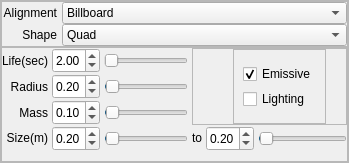
                  <widget class="QFrame" name="ParticlesFrame1Left">
                   <property name="sizePolicy">
                    <sizepolicy hsizetype="Preferred" vsizetype="Preferred">
                     <horstretch>3</horstretch>
                     <verstretch>0</verstretch>
                    </sizepolicy>
                   </property>
                   <property name="frameShape">
                    <enum>QFrame::StyledPanel</enum>
                   </property>
                   <property name="frameShadow">
                    <enum>QFrame::Raised</enum>
                   </property>
                   <layout class="QVBoxLayout" name="verticalLayout_5">
                    <property name="spacing">
                     <number>0</number>
                    </property>
                    <property name="margin">
                     <number>0</number>
                    </property>
                    <item>
                     <widget class="QFrame" name="ParticlesFrame1Left1">
                      <property name="frameShape">
                       <enum>QFrame::StyledPanel</enum>
                      </property>
                      <property name="frameShadow">
                       <enum>QFrame::Raised</enum>
                      </property>
                      <layout class="QGridLayout" name="gridLayout_2">
                       <property name="horizontalSpacing">
                        <number>5</number>
                       </property>
                       <property name="verticalSpacing">
                        <number>0</number>
                       </property>
                       <property name="margin">
                        <number>0</number>
                       </property>
                       <item row="1" column="1">
                        <widget class="QComboBox" name="ShapeComboBox">
                         <property name="sizePolicy">
                          <sizepolicy hsizetype="Preferred" vsizetype="Preferred">
                           <horstretch>2</horstretch>
                           <verstretch>0</verstretch>
                          </sizepolicy>
                         </property>
                         <property name="baseSize">
                          <size>
                           <width>130</width>
                           <height>25</height>
                          </size>
                         </property>
                         <property name="currentIndex">
                          <number>1</number>
                         </property>
                         <item>
                          <property name="text">
                           <string>Point</string>
                          </property>
                         </item>
                         <item>
                          <property name="text">
                           <string>Quad</string>
                          </property>
                         </item>
                         <item>
                          <property name="text">
                           <string>Quad Tri Strip</string>
                          </property>
                         </item>
                         <item>
                          <property name="text">
                           <string>Hexagon</string>
                          </property>
                         </item>
                         <item>
                          <property name="text">
                           <string>Line</string>
                          </property>
                         </item>
                        </widget>
                       </item>
                       <item row="0" column="1">
                        <widget class="QComboBox" name="AlignmentComboBox">
                         <property name="sizePolicy">
                          <sizepolicy hsizetype="Preferred" vsizetype="Preferred">
                           <horstretch>2</horstretch>
                           <verstretch>0</verstretch>
                          </sizepolicy>
                         </property>
                         <property name="baseSize">
                          <size>
                           <width>95</width>
                           <height>25</height>
                          </size>
                         </property>
                         <property name="autoFillBackground">
                          <bool>false</bool>
                         </property>
                         <item>
                          <property name="text">
                           <string>Billboard</string>
                          </property>
                         </item>
                         <item>
                          <property name="text">
                           <string>Fixed</string>
                          </property>
                         </item>
                        </widget>
                       </item>
                       <item row="0" column="0">
                        <widget class="QLabel" name="AlignmentLabel">
                         <property name="sizePolicy">
                          <sizepolicy hsizetype="Fixed" vsizetype="Fixed">
                           <horstretch>1</horstretch>
                           <verstretch>0</verstretch>
                          </sizepolicy>
                         </property>
                         <property name="text">
                          <string>Alignment</string>
                         </property>
                         <property name="alignment">
                          <set>Qt::AlignRight|Qt::AlignTrailing|Qt::AlignVCenter</set>
                         </property>
                        </widget>
                       </item>
                       <item row="1" column="0">
                        <widget class="QLabel" name="ShapeLabel">
                         <property name="sizePolicy">
                          <sizepolicy hsizetype="Minimum" vsizetype="Fixed">
                           <horstretch>1</horstretch>
                           <verstretch>0</verstretch>
                          </sizepolicy>
                         </property>
                         <property name="text">
                          <string>Shape</string>
                         </property>
                         <property name="alignment">
                          <set>Qt::AlignRight|Qt::AlignTrailing|Qt::AlignVCenter</set>
                         </property>
                        </widget>
                       </item>
                      </layout>
                     </widget>
                    </item>
                    <item>
                     <widget class="QFrame" name="ParticlesFrame1Left2">
                      <property name="frameShape">
                       <enum>QFrame::StyledPanel</enum>
                      </property>
                      <property name="frameShadow">
                       <enum>QFrame::Raised</enum>
                      </property>
                      <layout class="QGridLayout" name="gridLayout_9">
                       <property name="leftMargin">
                        <number>0</number>
                       </property>
                       <property name="topMargin">
                        <number>0</number>
                       </property>
                       <property name="rightMargin">
                        <number>0</number>
                       </property>
                       <property name="bottomMargin">
                        <number>10</number>
                       </property>
                       <property name="horizontalSpacing">
                        <number>4</number>
                       </property>
                       <property name="verticalSpacing">
                        <number>1</number>
                       </property>
                       <item row="0" column="0">
                        <widget class="QLabel" name="LifeLabel">
                         <property name="sizePolicy">
                          <sizepolicy hsizetype="Preferred" vsizetype="Fixed">
                           <horstretch>0</horstretch>
                           <verstretch>0</verstretch>
                          </sizepolicy>
                         </property>
                         <property name="minimumSize">
                          <size>
                           <width>0</width>
                           <height>25</height>
                          </size>
                         </property>
                         <property name="toolTip">
                          <string>The lifetime of each particle (seconds)</string>
                         </property>
                         <property name="text">
                          <string>Life(sec)</string>
                         </property>
                         <property name="alignment">
                          <set>Qt::AlignRight|Qt::AlignTrailing|Qt::AlignVCenter</set>
                         </property>
                        </widget>
                       </item>
                       <item row="1" column="0">
                        <widget class="QLabel" name="RadiusLabel">
                         <property name="sizePolicy">
                          <sizepolicy hsizetype="Preferred" vsizetype="Fixed">
                           <horstretch>0</horstretch>
                           <verstretch>0</verstretch>
                          </sizepolicy>
                         </property>
                         <property name="minimumSize">
                          <size>
                           <width>0</width>
                           <height>25</height>
                          </size>
                         </property>
                         <property name="text">
                          <string>Radius</string>
                         </property>
                         <property name="alignment">
                          <set>Qt::AlignRight|Qt::AlignTrailing|Qt::AlignVCenter</set>
                         </property>
                        </widget>
                       </item>
                       <item row="2" column="0">
                        <widget class="QLabel" name="MassLabel">
                         <property name="sizePolicy">
                          <sizepolicy hsizetype="Preferred" vsizetype="Fixed">
                           <horstretch>0</horstretch>
                           <verstretch>0</verstretch>
                          </sizepolicy>
                         </property>
                         <property name="minimumSize">
                          <size>
                           <width>0</width>
                           <height>25</height>
                          </size>
                         </property>
                         <property name="text">
                          <string>Mass</string>
                         </property>
                         <property name="alignment">
                          <set>Qt::AlignRight|Qt::AlignTrailing|Qt::AlignVCenter</set>
                         </property>
                        </widget>
                       </item>
                       <item row="3" column="0">
                        <widget class="QLabel" name="SizeLabel">
                         <property name="sizePolicy">
                          <sizepolicy hsizetype="Preferred" vsizetype="Fixed">
                           <horstretch>0</horstretch>
                           <verstretch>0</verstretch>
                          </sizepolicy>
                         </property>
                         <property name="toolTip">
                          <string>Size at start of lifetime</string>
                         </property>
                         <property name="text">
                          <string>Size(m)</string>
                         </property>
                         <property name="alignment">
                          <set>Qt::AlignRight|Qt::AlignTrailing|Qt::AlignVCenter</set>
                         </property>
                        </widget>
                       </item>
                       <item row="3" column="3">
                        <widget class="QLabel" name="SizeToLabel">
                         <property name="sizePolicy">
                          <sizepolicy hsizetype="Fixed" vsizetype="Fixed">
                           <horstretch>0</horstretch>
                           <verstretch>0</verstretch>
                          </sizepolicy>
                         </property>
                         <property name="toolTip">
                          <string>Size at end of lifetime</string>
                         </property>
                         <property name="text">
                          <string>to</string>
                         </property>
                         <property name="alignment">
                          <set>Qt::AlignRight|Qt::AlignTrailing|Qt::AlignVCenter</set>
                         </property>
                        </widget>
                       </item>
                       <item row="0" column="3" rowspan="3" colspan="3">
                        <widget class="QFrame" name="LightingOuterFrame">
                         <property name="frameShape">
                          <enum>QFrame::StyledPanel</enum>
                         </property>
                         <property name="frameShadow">
                          <enum>QFrame::Raised</enum>
                         </property>
                         <layout class="QHBoxLayout" name="horizontalLayout_2">
                          <property name="spacing">
                           <number>0</number>
                          </property>
                          <property name="margin">
                           <number>0</number>
                          </property>
                          <item>
                           <spacer name="horizontalSpacer_9">
                            <property name="orientation">
                             <enum>Qt::Horizontal</enum>
                            </property>
                            <property name="sizeType">
                             <enum>QSizePolicy::Expanding</enum>
                            </property>
                            <property name="sizeHint" stdset="0">
                             <size>
                              <width>40</width>
                              <height>20</height>
                             </size>
                            </property>
                           </spacer>
                          </item>
                          <item>
                           <widget class="QFrame" name="LightingInnerFrame">
                            <property name="sizePolicy">
                             <sizepolicy hsizetype="Preferred" vsizetype="Preferred">
                              <horstretch>0</horstretch>
                              <verstretch>0</verstretch>
                             </sizepolicy>
                            </property>
                            <property name="frameShape">
                             <enum>QFrame::StyledPanel</enum>
                            </property>
                            <property name="frameShadow">
                             <enum>QFrame::Raised</enum>
                            </property>
                            <layout class="QVBoxLayout" name="verticalLayout_4">
                             <property name="spacing">
                              <number>0</number>
                             </property>
                             <property name="margin">
                              <number>9</number>
                             </property>
                             <item>
                              <widget class="QCheckBox" name="EmissiveCheckbox">
                               <property name="sizePolicy">
                                <sizepolicy hsizetype="Fixed" vsizetype="Fixed">
                                 <horstretch>0</horstretch>
                                 <verstretch>0</verstretch>
                                </sizepolicy>
                               </property>
                               <property name="text">
                                <string>Emissive</string>
                               </property>
                               <property name="checked">
                                <bool>true</bool>
                               </property>
                              </widget>
                             </item>
                             <item>
                              <widget class="QCheckBox" name="LightingCheckbox">
                               <property name="sizePolicy">
                                <sizepolicy hsizetype="Fixed" vsizetype="Fixed">
                                 <horstretch>0</horstretch>
                                 <verstretch>0</verstretch>
                                </sizepolicy>
                               </property>
                               <property name="text">
                                <string>Lighting</string>
                               </property>
                              </widget>
                             </item>
                            </layout>
                           </widget>
                          </item>
                          <item>
                           <spacer name="horizontalSpacer_10">
                            <property name="orientation">
                             <enum>Qt::Horizontal</enum>
                            </property>
                            <property name="sizeHint" stdset="0">
                             <size>
                              <width>20</width>
                              <height>20</height>
                             </size>
                            </property>
                           </spacer>
                          </item>
                         </layout>
                        </widget>
                       </item>
                       <item row="1" column="2">
                        <widget class="QSlider" name="RadiusSlider">
                         <property name="sizePolicy">
                          <sizepolicy hsizetype="Expanding" vsizetype="Fixed">
                           <horstretch>0</horstretch>
                           <verstretch>0</verstretch>
                          </sizepolicy>
                         </property>
                         <property name="maximum">
                          <number>1000</number>
                         </property>
                         <property name="value">
                          <number>20</number>
                         </property>
                         <property name="orientation">
                          <enum>Qt::Horizontal</enum>
                         </property>
                        </widget>
                       </item>
                       <item row="2" column="2">
                        <widget class="QSlider" name="MassSlider">
                         <property name="sizePolicy">
                          <sizepolicy hsizetype="Expanding" vsizetype="Fixed">
                           <horstretch>0</horstretch>
                           <verstretch>0</verstretch>
                          </sizepolicy>
                         </property>
                         <property name="maximum">
                          <number>1000</number>
                         </property>
                         <property name="value">
                          <number>10</number>
                         </property>
                         <property name="orientation">
                          <enum>Qt::Horizontal</enum>
                         </property>
                        </widget>
                       </item>
                       <item row="3" column="2">
                        <widget class="QSlider" name="SizeFromSlider">
                         <property name="sizePolicy">
                          <sizepolicy hsizetype="Expanding" vsizetype="Fixed">
                           <horstretch>0</horstretch>
                           <verstretch>0</verstretch>
                          </sizepolicy>
                         </property>
                         <property name="toolTip">
                          <string>Size at start of lifetime</string>
                         </property>
                         <property name="maximum">
                          <number>100</number>
                         </property>
                         <property name="value">
                          <number>2</number>
                         </property>
                         <property name="orientation">
                          <enum>Qt::Horizontal</enum>
                         </property>
                         <property name="tickPosition">
                          <enum>QSlider::NoTicks</enum>
                         </property>
                         <property name="tickInterval">
                          <number>0</number>
                         </property>
                        </widget>
                       </item>
                       <item row="0" column="1">
                        <widget class="QDoubleSpinBox" name="LifeSpinBox">
                         <property name="sizePolicy">
                          <sizepolicy hsizetype="Fixed" vsizetype="Fixed">
                           <horstretch>0</horstretch>
                           <verstretch>0</verstretch>
                          </sizepolicy>
                         </property>
                         <property name="minimumSize">
                          <size>
                           <width>48</width>
                           <height>25</height>
                          </size>
                         </property>
                         <property name="maximumSize">
                          <size>
                           <width>48</width>
                           <height>25</height>
                          </size>
                         </property>
                         <property name="toolTip">
                          <string>The lifetime of each particle (seconds)</string>
                         </property>
                         <property name="alignment">
                          <set>Qt::AlignRight|Qt::AlignTrailing|Qt::AlignVCenter</set>
                         </property>
                         <property name="maximum">
                          <double>1000.000000000000000</double>
                         </property>
                         <property name="singleStep">
                          <double>0.010000000000000</double>
                         </property>
                         <property name="value">
                          <double>2.000000000000000</double>
                         </property>
                        </widget>
                       </item>
                       <item row="1" column="1">
                        <widget class="QDoubleSpinBox" name="RadiusSpinBox">
                         <property name="sizePolicy">
                          <sizepolicy hsizetype="Fixed" vsizetype="Fixed">
                           <horstretch>0</horstretch>
                           <verstretch>0</verstretch>
                          </sizepolicy>
                         </property>
                         <property name="minimumSize">
                          <size>
                           <width>48</width>
                           <height>25</height>
                          </size>
                         </property>
                         <property name="maximumSize">
                          <size>
                           <width>48</width>
                           <height>25</height>
                          </size>
                         </property>
                         <property name="alignment">
                          <set>Qt::AlignRight|Qt::AlignTrailing|Qt::AlignVCenter</set>
                         </property>
                         <property name="maximum">
                          <double>10.000000000000000</double>
                         </property>
                         <property name="singleStep">
                          <double>0.010000000000000</double>
                         </property>
                         <property name="value">
                          <double>0.200000000000000</double>
                         </property>
                        </widget>
                       </item>
                       <item row="3" column="5">
                        <widget class="QSlider" name="SizeToSlider">
                         <property name="sizePolicy">
                          <sizepolicy hsizetype="Expanding" vsizetype="Fixed">
                           <horstretch>0</horstretch>
                           <verstretch>0</verstretch>
                          </sizepolicy>
                         </property>
                         <property name="toolTip">
                          <string>Size at end of lifetime</string>
                         </property>
                         <property name="maximum">
                          <number>100</number>
                         </property>
                         <property name="value">
                          <number>2</number>
                         </property>
                         <property name="orientation">
                          <enum>Qt::Horizontal</enum>
                         </property>
                        </widget>
                       </item>
                       <item row="2" column="1">
                        <widget class="QDoubleSpinBox" name="MassSpinBox">
                         <property name="sizePolicy">
                          <sizepolicy hsizetype="Fixed" vsizetype="Fixed">
                           <horstretch>0</horstretch>
                           <verstretch>0</verstretch>
                          </sizepolicy>
                         </property>
                         <property name="minimumSize">
                          <size>
                           <width>48</width>
                           <height>25</height>
                          </size>
                         </property>
                         <property name="maximumSize">
                          <size>
                           <width>48</width>
                           <height>25</height>
                          </size>
                         </property>
                         <property name="alignment">
                          <set>Qt::AlignRight|Qt::AlignTrailing|Qt::AlignVCenter</set>
                         </property>
                         <property name="maximum">
                          <double>10.000000000000000</double>
                         </property>
                         <property name="singleStep">
                          <double>0.010000000000000</double>
                         </property>
                         <property name="value">
                          <double>0.100000000000000</double>
                         </property>
                        </widget>
                       </item>
                       <item row="3" column="1">
                        <widget class="QDoubleSpinBox" name="SizeFromSpinBox">
                         <property name="sizePolicy">
                          <sizepolicy hsizetype="Fixed" vsizetype="Fixed">
                           <horstretch>0</horstretch>
                           <verstretch>0</verstretch>
                          </sizepolicy>
                         </property>
                         <property name="minimumSize">
                          <size>
                           <width>48</width>
                           <height>25</height>
                          </size>
                         </property>
                         <property name="maximumSize">
                          <size>
                           <width>48</width>
                           <height>25</height>
                          </size>
                         </property>
                         <property name="toolTip">
                          <string>Size at start of lifetime</string>
                         </property>
                         <property name="alignment">
                          <set>Qt::AlignRight|Qt::AlignTrailing|Qt::AlignVCenter</set>
                         </property>
                         <property name="maximum">
                          <double>1000.000000000000000</double>
                         </property>
                         <property name="singleStep">
                          <double>0.010000000000000</double>
                         </property>
                         <property name="value">
                          <double>0.200000000000000</double>
                         </property>
                        </widget>
                       </item>
                       <item row="3" column="4">
                        <widget class="QDoubleSpinBox" name="SizeToSpinBox">
                         <property name="sizePolicy">
                          <sizepolicy hsizetype="Fixed" vsizetype="Fixed">
                           <horstretch>0</horstretch>
                           <verstretch>0</verstretch>
                          </sizepolicy>
                         </property>
                         <property name="minimumSize">
                          <size>
                           <width>48</width>
                           <height>25</height>
                          </size>
                         </property>
                         <property name="maximumSize">
                          <size>
                           <width>48</width>
                           <height>25</height>
                          </size>
                         </property>
                         <property name="toolTip">
                          <string>Size at end of lifetime</string>
                         </property>
                         <property name="alignment">
                          <set>Qt::AlignRight|Qt::AlignTrailing|Qt::AlignVCenter</set>
                         </property>
                         <property name="maximum">
                          <double>1000.000000000000000</double>
                         </property>
                         <property name="singleStep">
                          <double>0.010000000000000</double>
                         </property>
                         <property name="value">
                          <double>0.200000000000000</double>
                         </property>
                        </widget>
                       </item>
                       <item row="0" column="2">
                        <widget class="QSlider" name="LifeSlider">
                         <property name="sizePolicy">
                          <sizepolicy hsizetype="Expanding" vsizetype="Fixed">
                           <horstretch>0</horstretch>
                           <verstretch>0</verstretch>
                          </sizepolicy>
                         </property>
                         <property name="toolTip">
                          <string>The lifetime of each particle (seconds)</string>
                         </property>
                         <property name="maximum">
                          <number>1000</number>
                         </property>
                         <property name="value">
                          <number>2</number>
                         </property>
                         <property name="orientation">
                          <enum>Qt::Horizontal</enum>
                         </property>
                         <property name="invertedAppearance">
                          <bool>false</bool>
                         </property>
                         <property name="invertedControls">
                          <bool>false</bool>
                         </property>
                        </widget>
                       </item>
                      </layout>
                     </widget>
                    </item>
                   </layout>
                  </widget>
